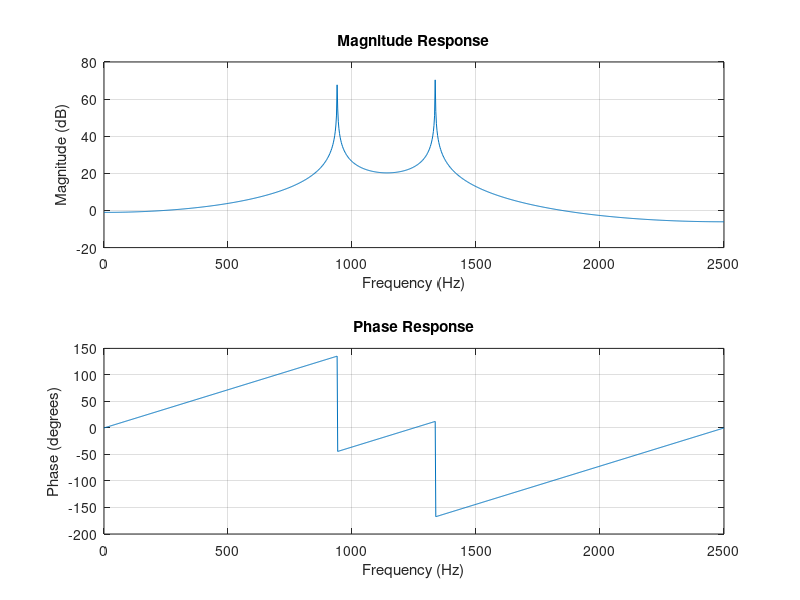

Write MATLAB code to recreate this figure.
% Parameters for DTMF signal
f1 = 941;          % First frequency
f2 = 1336;         % Second frequency
Fe = 5000;         % Sampling frequency
t = 0:1/Fe:2;      % Time vector for 2 seconds

% Noise settings
sigma = 0.01;      % Variance of noise
snr = 10;          % Signal-to-Noise Ratio
noise = sqrt(sigma) * randn(size(t)); % Gaussian noise

% Generate DTMF signal (using custom dtmf function)
u = sin(2*pi*f1*t) + sin(2*pi*f2*t) + noise;

% Calculate autocorrelation and create Toeplitz matrix
N = length(t);
Ru = xcorr(u, 'biased') / N; % Normalized autocorrelation
R = toeplitz(Ru(N:N+4));     % Covariance matrix using a Toeplitz structure

% Eigenvalue decomposition
[V, Lambda] = eig(R);        % Eigenvalues and eigenvectors

% Minimum eigenvector
Vmin = V(:, 1);

% Frequency response plot
Nfft = 1024; % Number of FFT points
freqz(1, Vmin, Nfft, Fe); % Frequency response using the smallest eigenvector

% Add titles to the plots
subplot(2, 1, 1);
title('Magnitude Response');
subplot(2, 1, 2);
title('Phase Response');
